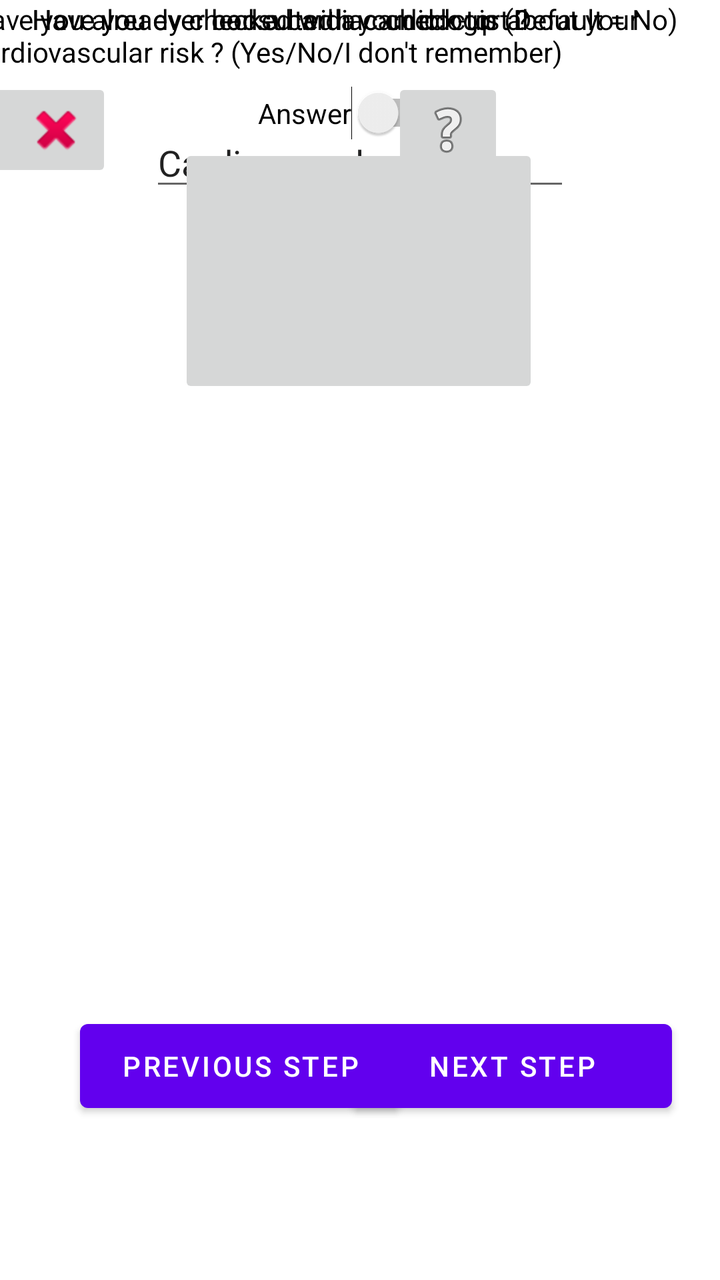
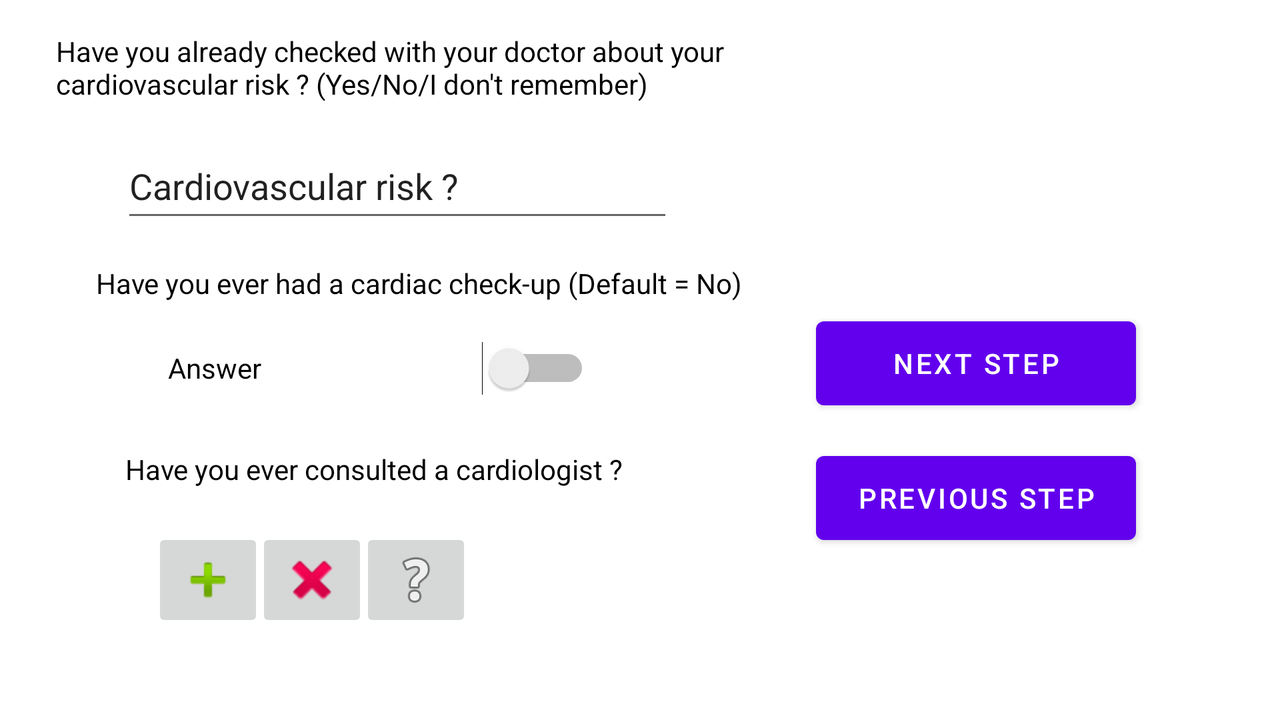

One screen, two layout resources from the same app: the default and the repository's alternative for another configuration. Each is rendered where Android would select it; the XML of both is given below.
<!-- AndroidManifest.xml: application theme Theme.PetitCoeur -->
<!-- res/layout/activity_suivi_cardiaque.xml -->
<?xml version="1.0" encoding="utf-8"?>
<androidx.constraintlayout.widget.ConstraintLayout xmlns:android="http://schemas.android.com/apk/res/android"
    xmlns:app="http://schemas.android.com/apk/res-auto"
    xmlns:tools="http://schemas.android.com/tools"
    android:layout_width="match_parent"
    android:layout_height="match_parent">

    <Button
        android:id="@+id/nextstep3"
        android:layout_width="160dp"
        android:layout_height="54dp"
        android:layout_marginEnd="24dp"
        android:layout_marginBottom="80dp"
        android:text="@string/next_step"
        app:layout_constraintBottom_toBottomOf="parent"
        app:layout_constraintEnd_toEndOf="parent"
        app:layout_constraintHorizontal_bias="0.592"
        app:layout_constraintStart_toEndOf="@+id/previousstep2" />

    <Button
        android:id="@+id/previousstep3"
        android:layout_width="160dp"
        android:layout_height="54dp"
        android:layout_marginStart="40dp"
        android:layout_marginBottom="80dp"
        android:text="@string/Previous_Step"
        app:layout_constraintBottom_toBottomOf="parent"
        app:layout_constraintEnd_toStartOf="@+id/nextstep"
        app:layout_constraintHorizontal_bias="0.5"
        app:layout_constraintStart_toStartOf="parent" />

    <TextView
        android:id="@+id/textView8"
        android:layout_width="375dp"
        android:layout_height="39dp"
        android:text="Have you already checked with your doctor about your cardiovascular risk ? (Yes/No/I don't remember)"
        android:textColor="#000000"
        app:layout_constraintEnd_toEndOf="parent"
        app:layout_constraintHorizontal_bias="1.0"
        app:layout_constraintStart_toStartOf="parent"
        tools:layout_editor_absoluteY="574dp" />

    <TextView
        android:id="@+id/textView9"
        android:layout_width="wrap_content"
        android:layout_height="wrap_content"
        android:layout_marginStart="16dp"
        android:text="Have you ever had a cardiac check-up (Default = No)"
        android:textColor="#000000"
        app:layout_constraintStart_toStartOf="parent"
        tools:layout_editor_absoluteY="345dp" />

    <EditText
        android:id="@+id/editTextTextPersonName2"
        android:layout_width="wrap_content"
        android:layout_height="wrap_content"
        android:layout_marginTop="20dp"
        android:ems="10"
        android:inputType="textPersonName"
        android:text="Cardiovascular risk ? "
        app:layout_constraintEnd_toEndOf="parent"
        app:layout_constraintStart_toStartOf="parent"
        app:layout_constraintTop_toBottomOf="@+id/textView8" />

    <Switch
        android:id="@+id/switch1"
        android:layout_width="wrap_content"
        android:layout_height="wrap_content"
        android:layout_marginTop="24dp"
        android:text="Answer"
        app:layout_constraintEnd_toEndOf="parent"
        app:layout_constraintHorizontal_bias="0.498"
        app:layout_constraintStart_toStartOf="parent"
        app:layout_constraintTop_toBottomOf="@+id/textView9" />

    <TextView
        android:id="@+id/textView10"
        android:layout_width="wrap_content"
        android:layout_height="wrap_content"
        android:layout_marginStart="16dp"
        android:text="Have you ever consulted a cardiologist ?"
        android:textColor="#000000"
        app:layout_constraintStart_toStartOf="parent"
        tools:layout_editor_absoluteY="455dp" />

    <ImageButton
        android:id="@+id/imageButton9"
        android:layout_width="wrap_content"
        android:layout_height="wrap_content"
        android:layout_marginStart="32dp"
        android:layout_marginTop="20dp"
        app:layout_constraintEnd_toEndOf="parent"
        app:layout_constraintStart_toEndOf="@+id/imageButton8"
        app:layout_constraintTop_toBottomOf="@+id/textView10"
        app:srcCompat="@android:drawable/ic_menu_help" />

    <ImageButton
        android:id="@+id/imageButton7"
        android:layout_width="wrap_content"
        android:layout_height="wrap_content"
        android:layout_marginTop="20dp"
        android:layout_marginEnd="28dp"
        app:layout_constraintEnd_toStartOf="@+id/imageButton8"
        app:layout_constraintStart_toStartOf="parent"
        app:layout_constraintTop_toBottomOf="@+id/textView10"
        app:srcCompat="@android:drawable/ic_input_add" />

    <ImageButton
        android:id="@+id/imageButton8"
        android:layout_width="wrap_content"
        android:layout_height="wrap_content"
        android:layout_marginTop="20dp"
        app:layout_constraintTop_toBottomOf="@+id/textView10"
        app:srcCompat="@android:drawable/ic_delete"
        tools:layout_editor_absoluteX="177dp" />

    <ImageButton
        android:id="@+id/imageButton"
        android:layout_width="180dp"
        android:layout_height="127dp"
        android:layout_marginTop="72dp"
        app:layout_constraintEnd_toEndOf="parent"
        app:layout_constraintHorizontal_bias="0.497"
        app:layout_constraintStart_toStartOf="parent"
        app:layout_constraintTop_toTopOf="parent"
        app:srcCompat="@drawable/capture_d_cran_2021_09_22___14_12_42" />

</androidx.constraintlayout.widget.ConstraintLayout>
<!-- resources referenced by this layout -->
<resources>
  <string name="Previous_Step">Previous Step</string>
  <string name="next_step">Next Step</string>
  <style name="Theme.PetitCoeur" parent="Theme.MaterialComponents.DayNight.DarkActionBar">
          
          <item name="colorPrimary">@color/purple_500</item>
          <item name="colorPrimaryVariant">@color/purple_700</item>
          <item name="colorOnPrimary">@color/white</item>
          
          <item name="colorSecondary">@color/teal_200</item>
          <item name="colorSecondaryVariant">@color/teal_700</item>
          <item name="colorOnSecondary">@color/black</item>
          
          <item name="android:statusBarColor" tools:targetApi="l">?attr/colorPrimaryVariant</item>
          
      </style>
</resources>
<!-- res/layout-land/activity_suivi_cardiaque.xml (the repository's variant of the layout above) -->
<!-- drawn on the phone turned sideways -->
<?xml version="1.0" encoding="utf-8"?>
<androidx.constraintlayout.widget.ConstraintLayout xmlns:android="http://schemas.android.com/apk/res/android"
    xmlns:app="http://schemas.android.com/apk/res-auto"
    xmlns:tools="http://schemas.android.com/tools"
    android:layout_width="match_parent"
    android:layout_height="match_parent">

    <ImageButton
        android:id="@+id/imageButton4"
        android:layout_width="wrap_content"
        android:layout_height="wrap_content"
        android:layout_marginTop="16dp"
        android:layout_marginEnd="404dp"
        app:layout_constraintBottom_toBottomOf="@+id/imageButton3"
        app:layout_constraintEnd_toEndOf="parent"
        app:layout_constraintTop_toBottomOf="@+id/textView10"
        app:layout_constraintVertical_bias="1.0"
        app:srcCompat="@android:drawable/ic_menu_help"
        tools:ignore="SpeakableTextPresentCheck" />

    <ImageButton
        android:id="@+id/imageButton2"
        android:layout_width="wrap_content"
        android:layout_height="wrap_content"
        android:layout_marginStart="76dp"
        android:layout_marginTop="20dp"
        app:layout_constraintBottom_toBottomOf="@+id/imageButton3"
        app:layout_constraintStart_toStartOf="parent"
        app:layout_constraintTop_toBottomOf="@+id/textView10"
        app:layout_constraintVertical_bias="1.0"
        app:srcCompat="@android:drawable/ic_input_add"
        tools:ignore="SpeakableTextPresentCheck" />

    <ImageButton
        android:id="@+id/imageButton3"
        android:layout_width="wrap_content"
        android:layout_height="wrap_content"
        android:layout_marginTop="20dp"
        app:layout_constraintEnd_toStartOf="@+id/imageButton4"
        app:layout_constraintStart_toEndOf="@+id/imageButton2"
        app:layout_constraintTop_toBottomOf="@+id/textView10"
        app:srcCompat="@android:drawable/ic_delete"
        tools:ignore="SpeakableTextPresentCheck" />

    <Button
        android:id="@+id/nextstep3"
        android:layout_width="160dp"
        android:layout_height="54dp"
        android:layout_marginEnd="72dp"
        android:layout_marginBottom="144dp"
        android:onClick="action_next_page"
        android:text="@string/next_step"
        app:layout_constraintBottom_toBottomOf="parent"
        app:layout_constraintEnd_toEndOf="parent"
        app:layout_constraintHorizontal_bias="0.592"
        app:layout_constraintStart_toEndOf="@+id/previousstep2"
        app:layout_constraintTop_toBottomOf="@+id/imageView4" />

    <Button
        android:id="@+id/previousstep3"
        android:layout_width="160dp"
        android:layout_height="54dp"
        android:layout_marginEnd="72dp"
        android:layout_marginBottom="36dp"
        android:onClick="action_previous_page"
        android:text="@string/Previous_Step"
        app:layout_constraintBottom_toBottomOf="parent"
        app:layout_constraintEnd_toEndOf="parent"
        app:layout_constraintTop_toBottomOf="@+id/nextstep3"
        app:layout_constraintVertical_bias="0.217" />

    <ImageView
        android:id="@+id/imageView4"
        android:layout_width="226dp"
        android:layout_height="131dp"
        app:layout_constraintBottom_toBottomOf="parent"
        app:layout_constraintEnd_toEndOf="parent"
        app:layout_constraintHorizontal_bias="0.916"
        app:layout_constraintStart_toStartOf="parent"
        app:layout_constraintTop_toTopOf="parent"
        app:layout_constraintVertical_bias="0.071"
        app:srcCompat="@drawable/img_coeur" />

    <TextView
        android:id="@+id/textView8"
        android:layout_width="375dp"
        android:layout_height="39dp"
        android:layout_marginStart="28dp"
        android:layout_marginTop="16dp"
        android:text="Have you already checked with your doctor about your cardiovascular risk ? (Yes/No/I don't remember)"
        android:textColor="@color/black"
        app:layout_constraintStart_toStartOf="parent"
        app:layout_constraintTop_toTopOf="parent" />

    <TextView
        android:id="@+id/textView9"
        android:layout_width="wrap_content"
        android:layout_height="wrap_content"
        android:layout_marginStart="48dp"
        android:layout_marginTop="16dp"
        android:text="Have you ever had a cardiac check-up (Default = No)"
        android:textColor="@color/black"
        app:layout_constraintStart_toStartOf="parent"
        app:layout_constraintTop_toBottomOf="@+id/editTextTextPersonName2" />

    <EditText
        android:id="@+id/editTextTextPersonName2"
        android:layout_width="276dp"
        android:layout_height="49dp"
        android:layout_marginTop="12dp"
        android:ems="10"
        android:inputType="textPersonName"
        android:text="Cardiovascular risk ? "
        app:layout_constraintEnd_toEndOf="parent"
        app:layout_constraintHorizontal_bias="0.167"
        app:layout_constraintStart_toStartOf="parent"
        app:layout_constraintTop_toBottomOf="@+id/textView8" />

    <Switch
        android:id="@+id/switch1"
        android:layout_width="211dp"
        android:layout_height="50dp"
        android:layout_marginTop="8dp"
        android:text="Answer"
        app:layout_constraintEnd_toEndOf="parent"
        app:layout_constraintHorizontal_bias="0.196"
        app:layout_constraintStart_toStartOf="parent"
        app:layout_constraintTop_toBottomOf="@+id/textView9" />

    <TextView
        android:id="@+id/textView10"
        android:layout_width="wrap_content"
        android:layout_height="wrap_content"
        android:layout_marginTop="16dp"
        android:text="Have you ever consulted a cardiologist ?"
        android:textColor="@color/black"
        app:layout_constraintEnd_toEndOf="parent"
        app:layout_constraintHorizontal_bias="0.16"
        app:layout_constraintStart_toStartOf="parent"
        app:layout_constraintTop_toBottomOf="@+id/switch1" />

</androidx.constraintlayout.widget.ConstraintLayout>
